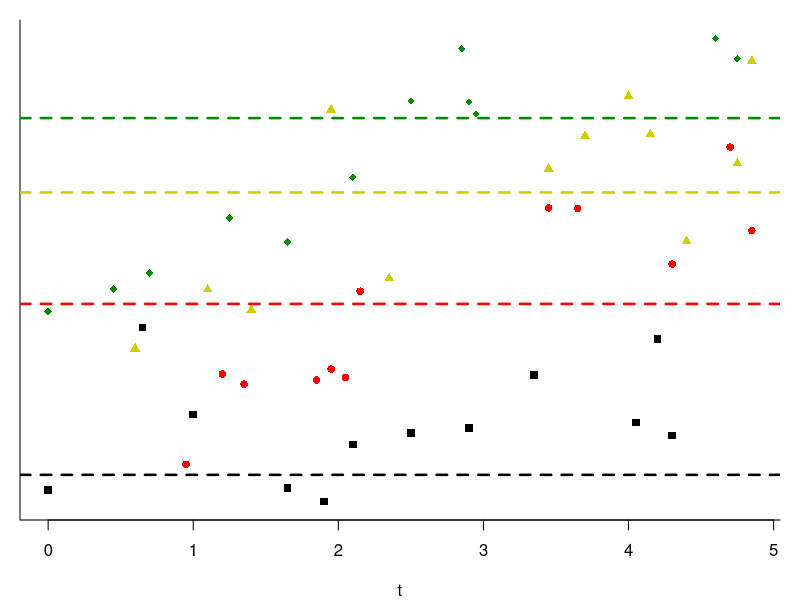
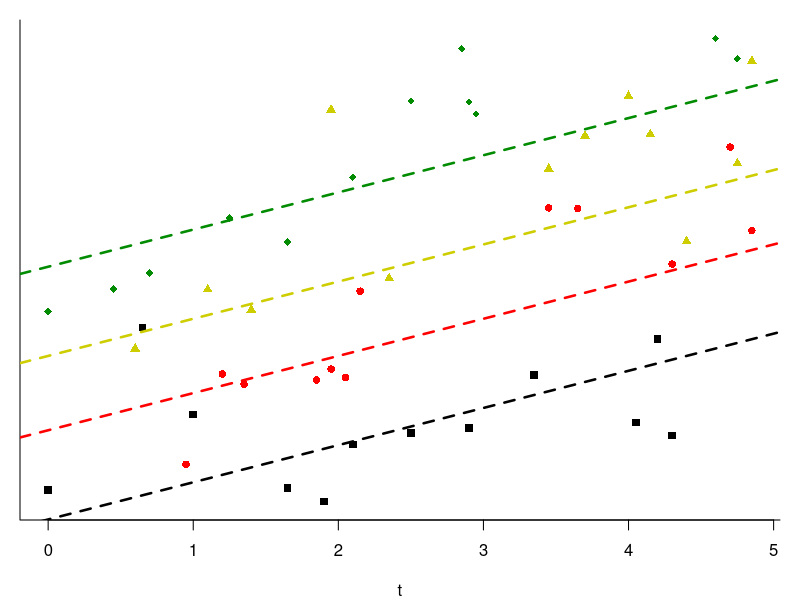
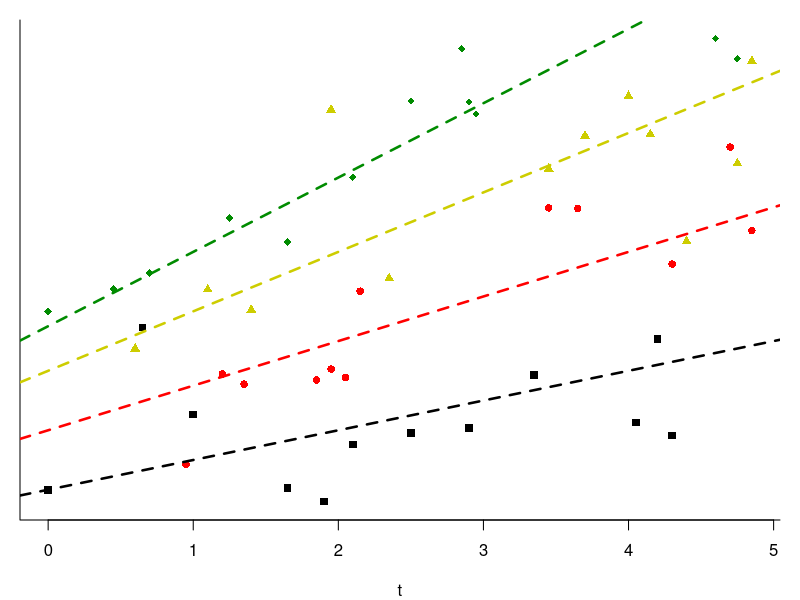

Reproduce these figures in R, in order.
set.seed(1)
t = seq(0, 5, 0.05)
x1 = sort(sample(t, 12))
y1 = 1 + x1*0.4 + rnorm(12, 0, 0.8)
x2 = sort(sample(t, 12))
y2 = 1.8 + x2*0.6 + rnorm(12, 0, 0.8)
x3 = sort(sample(t, 12))
y3 = 2.6 + x3*0.8 + rnorm(12, 0, 0.8)
x4 = sort(sample(t, 12))
y4 = 3.2 + x4 + rnorm(12, 0, 0.8)
  

par(las = 1, yaxt = "n", mar = c(4, 1, 1, 1))

# random intercepts

plot(rbind(cbind(x1, y1), cbind(x2, y2), cbind(x3, y3),cbind(x4, y4)), 
     xlab = "t", ylab = "", type = "p", bty = "l",
     pch = rep(c(15:18), each = 12), col = rep(c("black", "red", "yellow3", "green4"), each = 12),
     lwd = 2)
abline(1.2, 0, lwd = 2.5, lty = 2, col = "black")
abline(3.5, 0, lwd = 2.5, lty = 2, col = "red")
abline(5, 0, lwd = 2.5, lty = 2, col = "yellow3")
abline(6, 0, lwd = 2.5, lty = 2, col = "green4")

# random intercepts, fixed slope
plot(rbind(cbind(x1, y1), cbind(x2, y2), cbind(x3, y3),cbind(x4, y4)), 
     xlab = "t", ylab = "", type = "p", bty = "l",
     pch = rep(c(15:18), each = 12), col = rep(c("black", "red", "yellow3", "green4"), each = 12),
     lwd = 2)
abline(0.6, 0.5, lwd = 2.5, lty = 2, col = "black")
abline(1.8, 0.5, lwd = 2.5, lty = 2, col = "red")
abline(2.8, 0.5, lwd = 2.5, lty = 2, col = "yellow3")
abline(4, 0.5, lwd = 2.5, lty = 2, col = "green4")


# random intercepts, random slope
plot(rbind(cbind(x1, y1), cbind(x2, y2), cbind(x3, y3),cbind(x4, y4)), 
     xlab = "t", ylab = "", type = "p", bty = "l",
     pch = rep(c(15:18), each = 12), col = rep(c("black", "red", "yellow3", "green4"), each = 12),
     lwd = 2)
abline(1, 0.4, lwd = 2.5, lty = 2, col = "black")
abline(1.8, 0.6, lwd = 2.5, lty = 2, col = "red")
abline(2.6, 0.8, lwd = 2.5, lty = 2, col = "yellow3")
abline(3.2, 1, lwd = 2.5, lty = 2, col = "green4")
